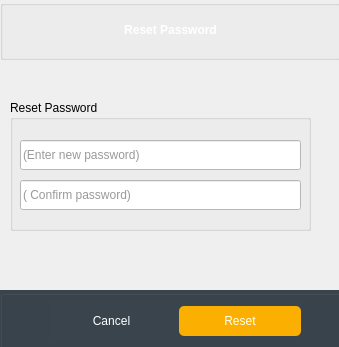
<?xml version="1.0" encoding="UTF-8"?>
<ui version="4.0">
 <class>forgotPassword</class>
 <widget class="QDialog" name="forgotPassword">
  <property name="geometry">
   <rect>
    <x>0</x>
    <y>0</y>
    <width>339</width>
    <height>347</height>
   </rect>
  </property>
  <property name="windowTitle">
   <string>Reset Passord</string>
  </property>
  <widget class="QGroupBox" name="Footer">
   <property name="geometry">
    <rect>
     <x>0</x>
     <y>290</y>
     <width>341</width>
     <height>60</height>
    </rect>
   </property>
   <property name="minimumSize">
    <size>
     <width>0</width>
     <height>0</height>
    </size>
   </property>
   <property name="maximumSize">
    <size>
     <width>16777215</width>
     <height>16777215</height>
    </size>
   </property>
   <property name="styleSheet">
    <string notr="true">background:#3a444c;</string>
   </property>
   <property name="title">
    <string/>
   </property>
   <widget class="QWidget" name="layoutWidget1_7">
    <property name="geometry">
     <rect>
      <x>50</x>
      <y>10</y>
      <width>251</width>
      <height>42</height>
     </rect>
    </property>
    <layout class="QHBoxLayout" name="horizontalLayout_4">
     <item>
      <widget class="QPushButton" name="forgotPasswordCancelButton">
       <property name="styleSheet">
        <string notr="true">color: #ffffff;
border:0;
height:30px;
border-radius:5px;</string>
       </property>
       <property name="text">
        <string>Cancel</string>
       </property>
      </widget>
     </item>
     <item>
      <widget class="QPushButton" name="forgotPasswordResetButton">
       <property name="styleSheet">
        <string notr="true">background:#fbaf01;
color: #ffffff;
border:0;
height:30px;
border-radius:5px;</string>
       </property>
       <property name="text">
        <string>Reset</string>
       </property>
       <property name="icon">
        <iconset resource="images.qrc">
         <normaloff>:/icons White/Icons/White/Passsword.png</normaloff>:/icons White/Icons/White/Passsword.png</iconset>
       </property>
       <property name="autoDefault">
        <bool>false</bool>
       </property>
       <property name="default">
        <bool>false</bool>
       </property>
      </widget>
     </item>
    </layout>
   </widget>
  </widget>
  <widget class="QGroupBox" name="Header">
   <property name="geometry">
    <rect>
     <x>0</x>
     <y>0</y>
     <width>341</width>
     <height>60</height>
    </rect>
   </property>
   <property name="sizePolicy">
    <sizepolicy hsizetype="Preferred" vsizetype="Preferred">
     <horstretch>0</horstretch>
     <verstretch>0</verstretch>
    </sizepolicy>
   </property>
   <property name="minimumSize">
    <size>
     <width>0</width>
     <height>0</height>
    </size>
   </property>
   <property name="maximumSize">
    <size>
     <width>16777215</width>
     <height>16777215</height>
    </size>
   </property>
   <property name="styleSheet">
    <string notr="true">background: url(:/images/background.jpg);
background-position:center;
background-repeat: no-repeat;</string>
   </property>
   <property name="title">
    <string/>
   </property>
   <widget class="QLabel" name="label_2">
    <property name="geometry">
     <rect>
      <x>0</x>
      <y>20</y>
      <width>341</width>
      <height>20</height>
     </rect>
    </property>
    <property name="minimumSize">
     <size>
      <width>0</width>
      <height>0</height>
     </size>
    </property>
    <property name="maximumSize">
     <size>
      <width>16777215</width>
      <height>16777215</height>
     </size>
    </property>
    <property name="font">
     <font>
      <weight>62</weight>
      <bold>true</bold>
     </font>
    </property>
    <property name="styleSheet">
     <string notr="true">font-weight:500;
color:#ffffff;
background: none;</string>
    </property>
    <property name="text">
     <string>Reset Password</string>
    </property>
    <property name="alignment">
     <set>Qt::AlignCenter</set>
    </property>
   </widget>
  </widget>
  <widget class="QStackedWidget" name="stackedWidgetResetPassword">
   <property name="geometry">
    <rect>
     <x>0</x>
     <y>70</y>
     <width>321</width>
     <height>211</height>
    </rect>
   </property>
   <property name="currentIndex">
    <number>2</number>
   </property>
   <widget class="QWidget" name="page">
    <widget class="QGroupBox" name="accountTypegroupBox">
     <property name="geometry">
      <rect>
       <x>20</x>
       <y>30</y>
       <width>301</width>
       <height>141</height>
      </rect>
     </property>
     <property name="title">
      <string>Account Type</string>
     </property>
     <widget class="QLineEdit" name="lecturerForgotFormLineEdit">
      <property name="enabled">
       <bool>true</bool>
      </property>
      <property name="geometry">
       <rect>
        <x>10</x>
        <y>80</y>
        <width>281</width>
        <height>30</height>
       </rect>
      </property>
      <property name="minimumSize">
       <size>
        <width>0</width>
        <height>30</height>
       </size>
      </property>
      <property name="maximumSize">
       <size>
        <width>16777215</width>
        <height>30</height>
       </size>
      </property>
      <property name="styleSheet">
       <string notr="true">background-color:#ffffff;
color: #333;</string>
      </property>
      <property name="placeholderText">
       <string>Lecturer Username</string>
      </property>
     </widget>
     <widget class="QRadioButton" name="studentAccountTypeRadioButton">
      <property name="geometry">
       <rect>
        <x>10</x>
        <y>50</y>
        <width>74</width>
        <height>20</height>
       </rect>
      </property>
      <property name="text">
       <string>Student</string>
      </property>
      <property name="checked">
       <bool>true</bool>
      </property>
     </widget>
     <widget class="QRadioButton" name="lecturerAccountTypeRadioButton">
      <property name="geometry">
       <rect>
        <x>94</x>
        <y>50</y>
        <width>76</width>
        <height>20</height>
       </rect>
      </property>
      <property name="text">
       <string>Lecturer</string>
      </property>
     </widget>
     <widget class="QLineEdit" name="studentIdForgotFormLineEdit">
      <property name="enabled">
       <bool>true</bool>
      </property>
      <property name="geometry">
       <rect>
        <x>10</x>
        <y>80</y>
        <width>281</width>
        <height>30</height>
       </rect>
      </property>
      <property name="minimumSize">
       <size>
        <width>0</width>
        <height>30</height>
       </size>
      </property>
      <property name="maximumSize">
       <size>
        <width>16777215</width>
        <height>30</height>
       </size>
      </property>
      <property name="styleSheet">
       <string notr="true">background-color:#ffffff;
color: #333;</string>
      </property>
      <property name="placeholderText">
       <string>Student ID #</string>
      </property>
     </widget>
    </widget>
    <widget class="QPushButton" name="accountLostResetButton">
     <property name="geometry">
      <rect>
       <x>110</x>
       <y>180</y>
       <width>121</width>
       <height>30</height>
      </rect>
     </property>
     <property name="styleSheet">
      <string notr="true">background:#fbaf01;
color: #ffffff;
border:0;
height:30px;
border-radius:5px;</string>
     </property>
     <property name="text">
      <string>Search Account</string>
     </property>
     <property name="icon">
      <iconset resource="images.qrc">
       <normaloff>:/icons White/Icons/White/Search.png</normaloff>:/icons White/Icons/White/Search.png</iconset>
     </property>
     <property name="autoDefault">
      <bool>false</bool>
     </property>
     <property name="default">
      <bool>false</bool>
     </property>
    </widget>
   </widget>
   <widget class="QWidget" name="page_2">
    <widget class="QGroupBox" name="securityQuestiongroupBox">
     <property name="geometry">
      <rect>
       <x>10</x>
       <y>30</y>
       <width>301</width>
       <height>171</height>
      </rect>
     </property>
     <property name="title">
      <string>Security Questions</string>
     </property>
     <widget class="QLineEdit" name="QuestionAnswer_forgotFormLineEdit">
      <property name="geometry">
       <rect>
        <x>10</x>
        <y>90</y>
        <width>281</width>
        <height>30</height>
       </rect>
      </property>
      <property name="minimumSize">
       <size>
        <width>0</width>
        <height>30</height>
       </size>
      </property>
      <property name="maximumSize">
       <size>
        <width>16777215</width>
        <height>30</height>
       </size>
      </property>
      <property name="styleSheet">
       <string notr="true">background-color:#ffffff;
color: #333;</string>
      </property>
      <property name="placeholderText">
       <string>(Enter your Answer)</string>
      </property>
     </widget>
     <widget class="QLabel" name="Question_ForgotForm">
      <property name="geometry">
       <rect>
        <x>10</x>
        <y>20</y>
        <width>271</width>
        <height>31</height>
       </rect>
      </property>
      <property name="font">
       <font>
        <weight>75</weight>
        <bold>true</bold>
       </font>
      </property>
      <property name="styleSheet">
       <string notr="true">background-color:none;</string>
      </property>
      <property name="text">
       <string>Question:</string>
      </property>
     </widget>
     <widget class="QComboBox" name="securityQuestionsForgotFormcomboBox">
      <property name="geometry">
       <rect>
        <x>10</x>
        <y>50</y>
        <width>291</width>
        <height>30</height>
       </rect>
      </property>
      <property name="minimumSize">
       <size>
        <width>0</width>
        <height>30</height>
       </size>
      </property>
      <property name="maximumSize">
       <size>
        <width>16777215</width>
        <height>30</height>
       </size>
      </property>
      <property name="styleSheet">
       <string notr="true">background:#ffffff;
color:#333;</string>
      </property>
      <item>
       <property name="text">
        <string>Select Question</string>
       </property>
      </item>
     </widget>
     <widget class="QPushButton" name="checkAnswerResetButton">
      <property name="geometry">
       <rect>
        <x>90</x>
        <y>130</y>
        <width>121</width>
        <height>30</height>
       </rect>
      </property>
      <property name="styleSheet">
       <string notr="true">background:#fbaf01;
color: #ffffff;
border:0;
height:30px;
border-radius:5px;</string>
      </property>
      <property name="text">
       <string>Check My Answer</string>
      </property>
      <property name="icon">
       <iconset resource="images.qrc">
        <normaloff>:/icons White/Icons/White/Single Arrow RIGHT.png</normaloff>:/icons White/Icons/White/Single Arrow RIGHT.png</iconset>
      </property>
      <property name="autoDefault">
       <bool>false</bool>
      </property>
      <property name="default">
       <bool>false</bool>
      </property>
     </widget>
    </widget>
   </widget>
   <widget class="QWidget" name="page_3">
    <widget class="QGroupBox" name="resetPasswordGroupBox">
     <property name="geometry">
      <rect>
       <x>10</x>
       <y>30</y>
       <width>301</width>
       <height>131</height>
      </rect>
     </property>
     <property name="title">
      <string>Reset Password</string>
     </property>
     <widget class="QLineEdit" name="newPassword_forgotFormLineEdit">
      <property name="geometry">
       <rect>
        <x>10</x>
        <y>40</y>
        <width>281</width>
        <height>30</height>
       </rect>
      </property>
      <property name="minimumSize">
       <size>
        <width>0</width>
        <height>30</height>
       </size>
      </property>
      <property name="maximumSize">
       <size>
        <width>16777215</width>
        <height>30</height>
       </size>
      </property>
      <property name="styleSheet">
       <string notr="true">background-color:#ffffff;
color: #333;</string>
      </property>
      <property name="placeholderText">
       <string>(Enter new password)</string>
      </property>
     </widget>
     <widget class="QLineEdit" name="confirmPassword_forgotFormLineEdit">
      <property name="geometry">
       <rect>
        <x>10</x>
        <y>80</y>
        <width>281</width>
        <height>30</height>
       </rect>
      </property>
      <property name="minimumSize">
       <size>
        <width>0</width>
        <height>30</height>
       </size>
      </property>
      <property name="maximumSize">
       <size>
        <width>16777215</width>
        <height>30</height>
       </size>
      </property>
      <property name="styleSheet">
       <string notr="true">background-color:#ffffff;
color: #333;</string>
      </property>
      <property name="placeholderText">
       <string>( Confirm password)</string>
      </property>
     </widget>
    </widget>
   </widget>
  </widget>
 </widget>
 <resources>
  <include location="images.qrc"/>
 </resources>
 <connections/>
</ui>
